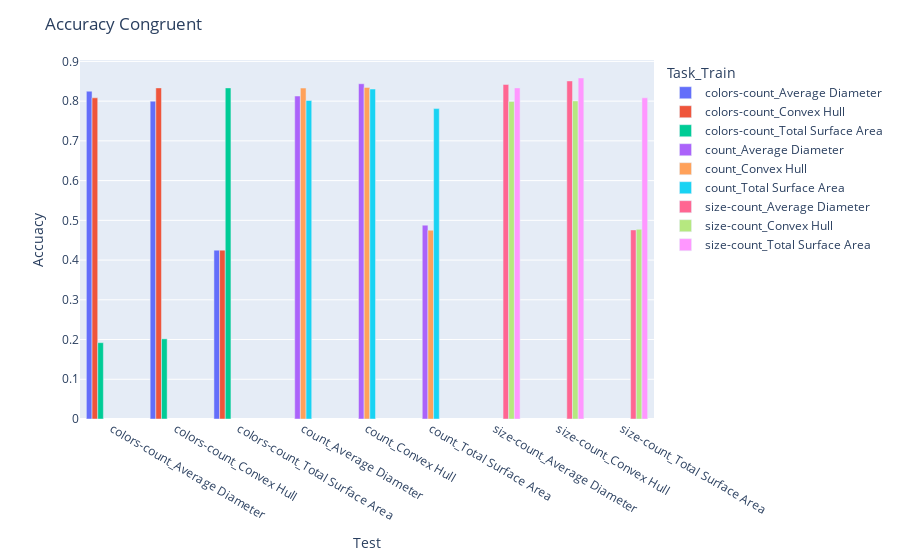

Notebook code cell kept with this figure:
### Code cell
fig = px.bar(anova_df_for_plots_grouped.query(f"(Task == 'count' or Task =='size-count' or Task == 'colors-count') and (Congruency == 1)"), x='Task_Test', y='Validation Accuracy', color='Task_Train', barmode='group')

fig.update_layout(
    title='Accuracy Congruent',
    xaxis_title='Test',
    yaxis_title='Accuacy',
    coloraxis={'colorscale': 'Viridis'})
fig.show()

### Figure 1 — Plotly figure (JSON) as saved in the notebook; plotly's stock layout.template omitted (floating-point values rounded to 4 significant figures)
{"data": [{"alignmentgroup": "True", "hovertemplate": "Task_Train=colors-count_Average Diameter<br>Task_Test=%{x}<br>Validation Accuracy=%{y}<extra></extra>", "legendgroup": "colors-count_Average Diameter", "marker": {"color": "#636efa", "pattern": {"shape": ""}}, "name": "colors-count_Average Diameter", "offsetgroup": "colors-count_Average Diameter", "orientation": "v", "showlegend": true, "textposition": "auto", "x": ["colors-count_Average Diameter", "colors-count_Convex Hull", "colors-count_Total Surface Area"], "xaxis": "x", "y": [0.825, 0.8, 0.425], "yaxis": "y", "type": "bar"}, {"alignmentgroup": "True", "hovertemplate": "Task_Train=colors-count_Convex Hull<br>Task_Test=%{x}<br>Validation Accuracy=%{y}<extra></extra>", "legendgroup": "colors-count_Convex Hull", "marker": {"color": "#EF553B", "pattern": {"shape": ""}}, "name": "colors-count_Convex Hull", "offsetgroup": "colors-count_Convex Hull", "orientation": "v", "showlegend": true, "textposition": "auto", "x": ["colors-count_Average Diameter", "colors-count_Convex Hull", "colors-count_Total Surface Area"], "xaxis": "x", "y": [0.8083, 0.8333, 0.425], "yaxis": "y", "type": "bar"}, {"alignmentgroup": "True", "hovertemplate": "Task_Train=colors-count_Total Surface Area<br>Task_Test=%{x}<br>Validation Accuracy=%{y}<extra></extra>", "legendgroup": "colors-count_Total Surface Area", "marker": {"color": "#00cc96", "pattern": {"shape": ""}}, "name": "colors-count_Total Surface Area", "offsetgroup": "colors-count_Total Surface Area", "orientation": "v", "showlegend": true, "textposition": "auto", "x": ["colors-count_Average Diameter", "colors-count_Convex Hull", "colors-count_Total Surface Area"], "xaxis": "x", "y": [0.1921, 0.2017, 0.8333], "yaxis": "y", "type": "bar"}, {"alignmentgroup": "True", "hovertemplate": "Task_Train=count_Average Diameter<br>Task_Test=%{x}<br>Validation Accuracy=%{y}<extra></extra>", "legendgroup": "count_Average Diameter", "marker": {"color": "#ab63fa", "pattern": {"shape": ""}}, "name": "count_Average Diameter", "offsetgroup": "count_Average Diameter", "orientation": "v", "showlegend": true, "textposition": "auto", "x": ["count_Average Diameter", "count_Convex Hull", "count_Total Surface Area"], "xaxis": "x", "y": [0.8129, 0.8438, 0.4879], "yaxis": "y", "type": "bar"}, {"alignmentgroup": "True", "hovertemplate": "Task_Train=count_Convex Hull<br>Task_Test=%{x}<br>Validation Accuracy=%{y}<extra></extra>", "legendgroup": "count_Convex Hull", "marker": {"color": "#FFA15A", "pattern": {"shape": ""}}, "name": "count_Convex Hull", "offsetgroup": "count_Convex Hull", "orientation": "v", "showlegend": true, "textposition": "auto", "x": ["count_Average Diameter", "count_Convex Hull", "count_Total Surface Area"], "xaxis": "x", "y": [0.8329, 0.8346, 0.475], "yaxis": "y", "type": "bar"}, {"alignmentgroup": "True", "hovertemplate": "Task_Train=count_Total Surface Area<br>Task_Test=%{x}<br>Validation Accuracy=%{y}<extra></extra>", "legendgroup": "count_Total Surface Area", "marker": {"color": "#19d3f3", "pattern": {"shape": ""}}, "name": "count_Total Surface Area", "offsetgroup": "count_Total Surface Area", "orientation": "v", "showlegend": true, "textposition": "auto", "x": ["count_Average Diameter", "count_Convex Hull", "count_Total Surface Area"], "xaxis": "x", "y": [0.8017, 0.8304, 0.7812], "yaxis": "y", "type": "bar"}, {"alignmentgroup": "True", "hovertemplate": "Task_Train=size-count_Average Diameter<br>Task_Test=%{x}<br>Validation Accuracy=%{y}<extra></extra>", "legendgroup": "size-count_Average Diameter", "marker": {"color": "#FF6692", "pattern": {"shape": ""}}, "name": "size-count_Average Diameter", "offsetgroup": "size-count_Average Diameter", "orientation": "v", "showlegend": true, "textposition": "auto", "x": ["size-count_Average Diameter", "size-count_Convex Hull", "size-count_Total Surface Area"], "xaxis": "x", "y": [0.8421, 0.8508, 0.4758], "yaxis": "y", "type": "bar"}, {"alignmentgroup": "True", "hovertemplate": "Task_Train=size-count_Convex Hull<br>Task_Test=%{x}<br>Validation Accuracy=%{y}<extra></extra>", "legendgroup": "size-count_Convex Hull", "marker": {"color": "#B6E880", "pattern": {"shape": ""}}, "name": "size-count_Convex Hull", "offsetgroup": "size-count_Convex Hull", "orientation": "v", "showlegend": true, "textposition": "auto", "x": ["size-count_Average Diameter", "size-count_Convex Hull", "size-count_Total Surface Area"], "xaxis": "x", "y": [0.7992, 0.8004, 0.4775], "yaxis": "y", "type": "bar"}, {"alignmentgroup": "True", "hovertemplate": "Task_Train=size-count_Total Surface Area<br>Task_Test=%{x}<br>Validation Accuracy=%{y}<extra></extra>", "legendgroup": "size-count_Total Surface Area", "marker": {"color": "#FF97FF", "pattern": {"shape": ""}}, "name": "size-count_Total Surface Area", "offsetgroup": "size-count_Total Surface Area", "orientation": "v", "showlegend": true, "textposition": "auto", "x": ["size-count_Average Diameter", "size-count_Convex Hull", "size-count_Total Surface Area"], "xaxis": "x", "y": [0.8333, 0.8583, 0.8083], "yaxis": "y", "type": "bar"}], "layout": {"xaxis": {"anchor": "y", "domain": [0.0, 1.0], "title": {"text": "Test"}}, "yaxis": {"anchor": "x", "domain": [0.0, 1.0], "title": {"text": "Accuacy"}}, "legend": {"title": {"text": "Task_Train"}, "tracegroupgap": 0}, "margin": {"t": 60}, "barmode": "group", "coloraxis": {"colorscale": [[0.0, "#440154"], [0.1111, "#482878"], [0.2222, "#3e4989"], [0.3333, "#31688e"], [0.4444, "#26828e"], [0.5556, "#1f9e89"], [0.6667, "#35b779"], [0.7778, "#6ece58"], [0.8889, "#b5de2b"], [1.0, "#fde725"]]}, "title": {"text": "Accuracy Congruent"}}}
